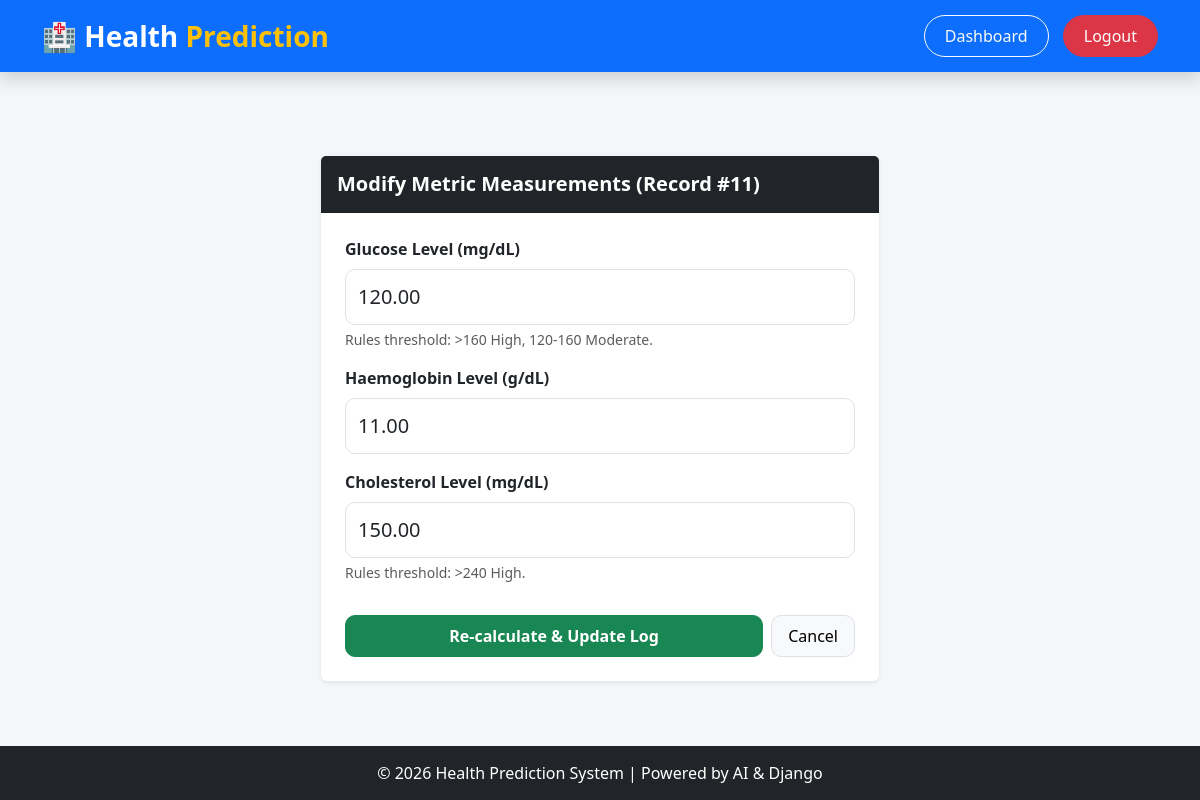
/record/edit/11/ (signed in), run on the app's committed database.
### users/models.py (models this page shows)
class HealthRecord(models.Model):
    user = models.ForeignKey(
        User,
        on_delete=models.CASCADE,
        related_name='health_records'
    )
    glucose = models.DecimalField(max_digits=5,decimal_places=2)
    haemoglobin = models.DecimalField(max_digits=5, decimal_places=2)
    cholesterol = models.DecimalField(max_digits=5,decimal_places=2)
    remarks = models.CharField(max_length=255, blank=True,null=True)
    created_at = models.DateField(auto_now_add=True)

### users/views.py (the view, shortened to what this page needs)
# urls.py: path('record/edit/<int:record_id>/', EditRecordView.as_view(), name='edit_record'),
class EditRecordView(View):
    template_name = 'users/edit_record.html'
    def get(self, request, record_id):
        if not request.session.get('user_id'):
            return redirect('login')
        record = get_object_or_404(HealthRecord, id=record_id, user_id=request.session['user_id'])
        return render(request, self.template_name, {'record': record})

### users/templates/users/edit_record.html (shortened to what this page needs)
{% extends 'base.html' %}
{% block content %}
<div class="row justify-content-center mt-4">
    <div class="col-md-6">
        <div class="card border-0 shadow-sm">
            <div class="card-header bg-dark text-white py-3">
                <h5 class="card-title m-0 fw-bold">Modify Metric Measurements (Record #{{ record.id }})</h5>
            </div>
            <div class="card-body p-4">
                <form method="POST">
                    <div class="mb-3">
                        <label for="glucose" class="form-label fw-semibold">Glucose Level (mg/dL)</label>
                        <input type="number" step="0.1" name="glucose" class="form-control form-control-lg" value="{{ record.glucose }}" required>
                        <div class="form-text text-muted">Rules threshold: >160 High, 120-160 Moderate.</div>
                    </div>
                    <div class="mb-3">
                        <label for="Haemoglobin" class="form-label fw-semibold">Haemoglobin Level (g/dL)</label>
                        <input type="number" step="0.1" name="haemoglobin" class="form-control form-control-lg" value="{{ record.haemoglobin }}" required>
                    </div>
                    <div class="mb-4">
                        <label for="Cholesterol" class="form-label fw-semibold">Cholesterol Level (mg/dL)</label>
                        <input type="number" step="0.1" name="cholesterol" class="form-control form-control-lg" value="{{ record.cholesterol }}" required>
                        <div class="form-text text-muted">Rules threshold: >240 High.</div>
                    </div>
                    <div class="d-flex gap-2 pt-2">
                        <button type="submit" class="btn btn-success btn-lg flex-grow-1 fs-6 fw-semibold">Re-calculate & Update Log</button>
                        <a href="{% url 'dashboard' %}" class="btn btn-light btn-lg border fs-6">Cancel</a>
                    </div>
                </form>
            </div>
        </div>
    </div>
</div>
{% endblock %}

### users/templates/base.html (style rules this page uses)
* { margin:0; padding:0; box-sizing:border-box; }
.form-control { border-radius:10px; padding:12px; }
.card { margin-top:30px; }
.btn { border-radius:10px; }
body { min-height:100vh; display:flex; flex-direction:column; background:#f4f7fa; }

### data on the page
HealthRecord: id "11", glucose "120.00", haemoglobin "11.00", cholesterol "150.00"
